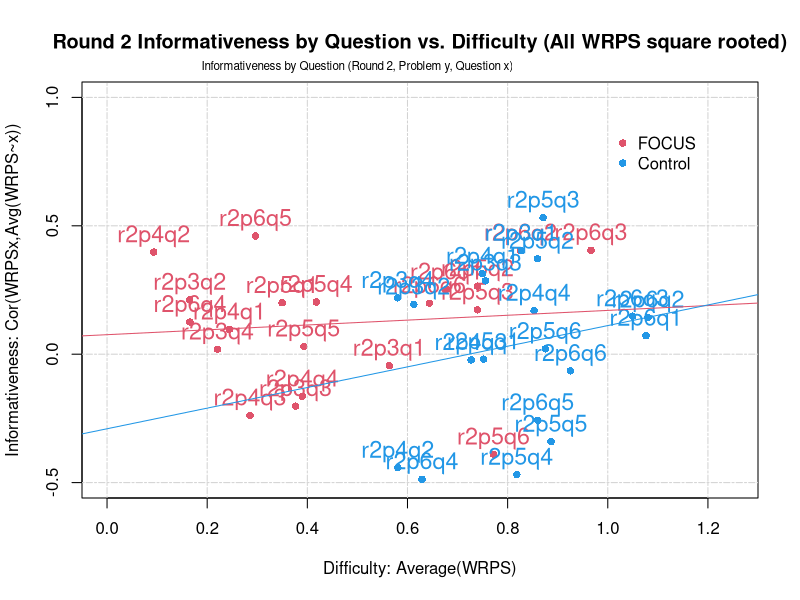
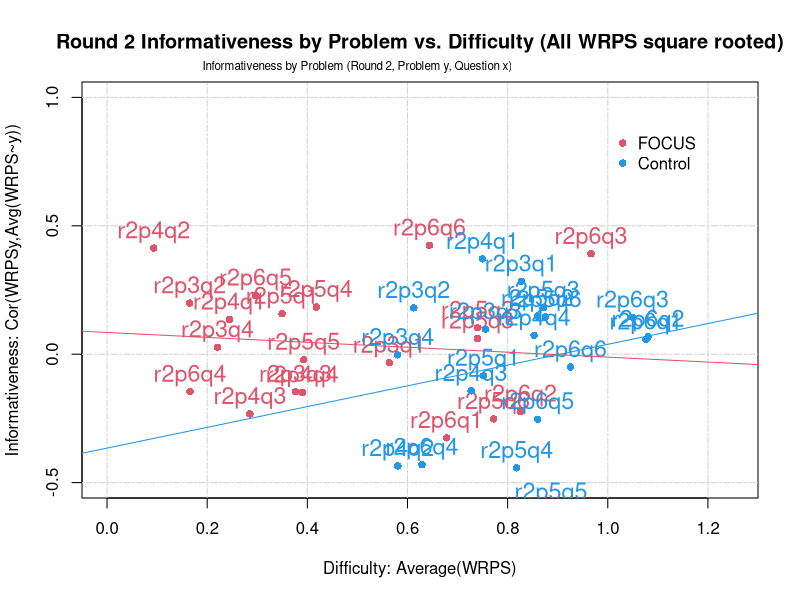

R code for these plots, in order:
######
#
#Select the right data!
#Change graph title x2 to reflect round
focusdata <- read.csv("InformativenessVsDifficultyR2 - FOCUS.csv", row.names=1)
controldata <- read.csv("InformativenessVsDifficultyR2 - Control.csv", row.names=1)
#NOTE the start-column of each problem
p_starts = c(1,5,9,15)
#get sqrt (optional)
do_sqrt = T
#####




if (do_sqrt){
  focusdata = sqrt(focusdata)
  controldata = sqrt(controldata)
}

#get average of each column
focus_difficulty= apply(focusdata[,],2,mean)
control_difficulty= apply(controldata[,],2,mean)

#get averages of all other questions by forecaster/team
focus_difficulty_Qx = focusdata
for (i in 1:length(focusdata)){
  focus_difficulty_Qx[,i] = apply(focusdata[,-i],1,mean)
}
control_difficulty_Qx = controldata
for (i in 1:length(controldata)){
  control_difficulty_Qx[,i] = apply(controldata[,-i],1,mean)
}

#correlate question scores to means of all other questions
focus_informativeness_Qx = focus_difficulty
for (i in 1:length(focusdata)){
  focus_informativeness_Qx[i] = cor(focusdata[,i],focus_difficulty_Qx[,i])
}  
control_informativeness_Qx = control_difficulty
for (i in 1:length(controldata)){
  control_informativeness_Qx[i] = cor(controldata[,i],control_difficulty_Qx[,i])
}  

#produce plot of informativeness vs difficulty by question

if (do_sqrt){
  png("Round 2 Informativeness by Question vs. Difficulty (All WRPS square rooted)",width = 1000,height = 700)
  plot(focus_difficulty,focus_informativeness_Qx,main="Round 2 Informativeness by Question vs. Difficulty (All WRPS square rooted)",
     col = 2,xlab = 'Difficulty: Average(WRPS)',ylab = 'Informativeness: Cor(WRPSx,Avg(WRPS~x))',
     xlim=c(0,1.25),ylim=c(-.5,1),pch=16)
} else {
  png("Round 2 Informativeness by Question vs. Difficulty",width = 1000,height = 700)
  plot(focus_difficulty,focus_informativeness_Qx,main="Round 2 Informativeness by Question vs. Difficulty",
     col = 2,xlab = 'Difficulty: Average(WRPS)',ylab = 'Informativeness: Cor(WRPSx,Avg(WRPS~x))',
     xlim=c(0,1.25),ylim=c(-.5,1),pch=16)
}
mtext("Informativeness by Question (Round 2, Problem y, Question x)",side=3,line=0.4,at=.5,adj=0.5,cex=.7)
grid (NULL,NULL, lty = 6) 
text(focus_difficulty,focus_informativeness_Qx+.06,labels = colnames(focusdata),col=2,cex=1.4)
points(control_difficulty,control_informativeness_Qx,col=4,pch=16)
text(control_difficulty,control_informativeness_Qx+.06,labels = colnames(focusdata),col=4,cex=1.4)
abline(lm(focus_informativeness_Qx~focus_difficulty),col=2)
abline(lm(control_informativeness_Qx~control_difficulty),col=4)
legend(x=1,y=.9,legend=c("FOCUS","Control"),col=c(2,4),pch=16,bty='n')
dev.off()


#do the same thing but by problem instead of question
#get averages of all other problems (not questions) by forecaster/team
#Cannot get for loops to work here... grrrr
focus_difficulty_Px = focusdata
focus_difficulty_Px[,p_starts[1]:(p_starts[2]-1)] = apply(focusdata[,-(p_starts[1]:(p_starts[2]-1))],1,mean)
focus_difficulty_Px[,p_starts[2]:(p_starts[3]-1)] = apply(focusdata[,-(p_starts[2]:(p_starts[3]-1))],1,mean)
focus_difficulty_Px[,p_starts[3]:(p_starts[4]-1)] = apply(focusdata[,-(p_starts[3]:(p_starts[4]-1))],1,mean)
focus_difficulty_Px[,p_starts[4]:length(focusdata)] = apply(focusdata[,-(p_starts[4]:length(focusdata))],1,mean)

control_difficulty_Px = controldata
control_difficulty_Px[,p_starts[1]:(p_starts[2]-1)] = apply(controldata[,-(p_starts[1]:(p_starts[2]-1))],1,mean)
control_difficulty_Px[,p_starts[2]:(p_starts[3]-1)] = apply(controldata[,-(p_starts[2]:(p_starts[3]-1))],1,mean)
control_difficulty_Px[,p_starts[3]:(p_starts[4]-1)] = apply(controldata[,-(p_starts[3]:(p_starts[4]-1))],1,mean)
control_difficulty_Px[,p_starts[4]:length(controldata)] = apply(controldata[,-(p_starts[4]:length(controldata))],1,mean)


#correlate problem scores to means of all other questions
focus_informativeness_Px = focus_difficulty
for (i in 1:length(focusdata)){
  focus_informativeness_Px[i] = cor(focusdata[,i],focus_difficulty_Px[,i])
}  
control_informativeness_Px = control_difficulty
for (i in 1:length(controldata)){
  control_informativeness_Px[i] = cor(controldata[,i],control_difficulty_Px[,i])
}  

#produce plot of informativeness vs difficulty by prpblem
if (do_sqrt){
  png("Round 2 Informativeness by Problem vs. Difficulty (All WRPS square rooted)",width = 1000,height = 700)
  plot(focus_difficulty,focus_informativeness_Px,main="Round 2 Informativeness by Problem vs. Difficulty (All WRPS square rooted)",
     col = 2,xlab = 'Difficulty: Average(WRPS)',ylab = 'Informativeness: Cor(WRPSy,Avg(WRPS~y))',
     xlim=c(0,1.25),ylim=c(-.5,1),pch=16)
} else {
  png("Round 2 Informativeness by Problem vs. Difficulty",width = 1000,height = 700)
  plot(focus_difficulty,focus_informativeness_Px,main="Round 2 Informativeness by Problem vs. Difficulty",
     col = 2,xlab = 'Difficulty: Average(WRPS)',ylab = 'Informativeness: Cor(WRPSy,Avg(WRPS~y))',
     xlim=c(0,1.25),ylim=c(-.5,1),pch=16)
}
mtext("Informativeness by Problem (Round 2, Problem y, Question x)",side=3,line=0.4,at=.5,adj=0.5,cex=.7)
grid (NULL,NULL, lty = 6) 
text(focus_difficulty,focus_informativeness_Px+.06,labels = colnames(focusdata),col=2,cex=1.4)
points(control_difficulty,control_informativeness_Px,col=4,pch=16)
text(control_difficulty,control_informativeness_Px+.06,labels = colnames(focusdata),col=4,cex=1.4)
abline(lm(focus_informativeness_Px~focus_difficulty),col=2)
abline(lm(control_informativeness_Px~control_difficulty),col=4)
legend(x=1,y=.9,legend=c("FOCUS","Control"),col=c(2,4),pch=16,bty='n')
dev.off()